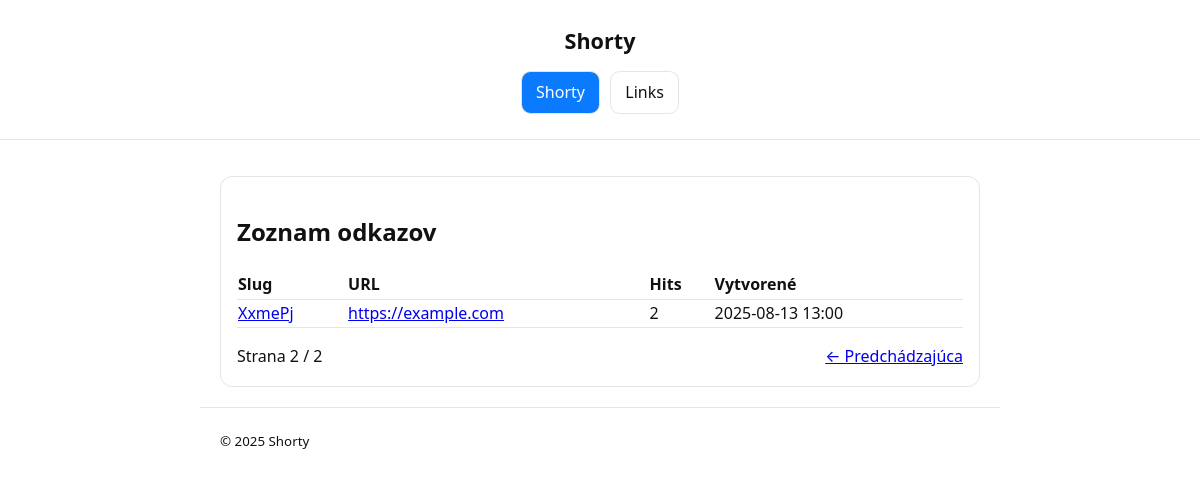
The app's page /links/?page=2 with its own data.
### links/models.py (models this page shows, shortened)
class Link(models.Model):
    original_url = models.URLField(max_length=2048)
    slug = models.SlugField(max_length=32, unique=True, blank=True)
    created_at = models.DateTimeField(auto_now_add=True)
    hits = models.PositiveIntegerField(default=0)
    class Meta:
        indexes = [models.Index(fields=["slug"])]

### links/views.py (the view)
# urls.py: path("links/", list_links, name="list_links"),
def list_links(request):
    qs = Link.objects.order_by("-created_at")
    page_obj = Paginator(qs, 10).get_page(request.GET.get("page", 1))
    return render(request, "links/list.html", {
        "page_obj": page_obj,
        "links": page_obj.object_list,
    })

### templates/links/list.html (shortened to what this page needs)
{% extends "base.html" %}
{% block content %}
  <section class="card">
    <h1>Zoznam odkazov</h1>
    <table style="width:100%; border-collapse:collapse">
      <thead>
        <tr style="text-align:left; border-bottom:1px solid var(--border)">
          <th>Slug</th>
          <th>URL</th>
          <th>Hits</th>
          <th>Vytvorené</th>
        </tr>
      </thead>
      <tbody>
        {% for link in links %}
          <tr style="border-bottom:1px solid var(--border)">
            <td><a href="{% url 'follow' link.slug %}">{{ link.slug }}</a></td>
            <td>
              <a href="{{ link.original_url }}" target="_blank" rel="noopener">
                {{ link.original_url|truncatechars:60 }}
              </a>
            </td>
            <td>{{ link.hits }}</td>
            <td>{{ link.created_at|date:"Y-m-d H:i" }}</td>
          </tr>
        {% empty %}
          <tr><td colspan="4" class="muted">Zatiaľ žiadne odkazy.</td></tr>
        {% endfor %}
      </tbody>
    </table>
    <div class="row" style="justify-content:space-between; margin-top:1rem">
      <div>
        Strana {{ page_obj.number }} / {{ page_obj.paginator.num_pages }}
      </div>
      <div class="row" style="gap:.75rem">
        {% if page_obj.has_previous %}
          <a href="?page={{ page_obj.previous_page_number }}">← Predchádzajúca</a>
        {% endif %}
      </div>
    </div>
  </section>
{% endblock %}

### static/css/app.css (style rules this page uses)
:root { --bg:#ffffff; --fg:#111; --muted:#666; --border:#e5e5e5; --primary:#0a7aff; }
html,body { background:var(--bg);color:var(--fg);margin:0;font-family:system-ui, -apple-system, Segoe UI, Roboto, Arial, sans-serif;line-height:1.6 }
.card { border:1px solid var(--border);border-radius:.75rem;padding:1rem;margin-top:1rem }
.row { display:flex;gap:.5rem;align-items:center }

### records on screen
Link: slug "XxmePj", original_url "https://example.com", hits "2", created_at "2025-08-13 13:00"

### other values on screen
{{ page_obj.number }} "2"
{{ page_obj.paginator.num_pages }} "2"
